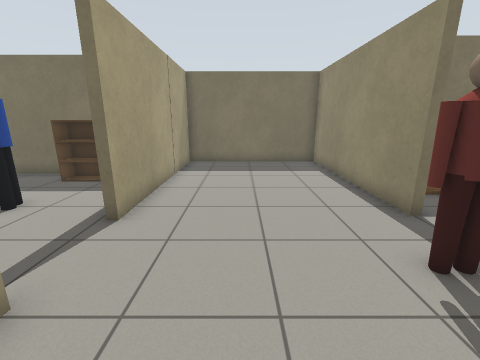
View 1 (above)

16 first-person views from a walk through a robot-simulator world made for Gazebo. The camera is 1.2 m above the floor, tilts 14° down and sees 90° across. The floor is counted in squares, 0.5 m on a side. Each view is taken from the middle of a square. On the plan, view 1 faces up. The plan holds only what a view shows up to about 16 squares ahead; the rest is blank. Simple patterns stand in for the simulator's built-in surfaces. Some stock models are drawn as simple stand-ins. Some surface patterns are stand-ins.

View 2
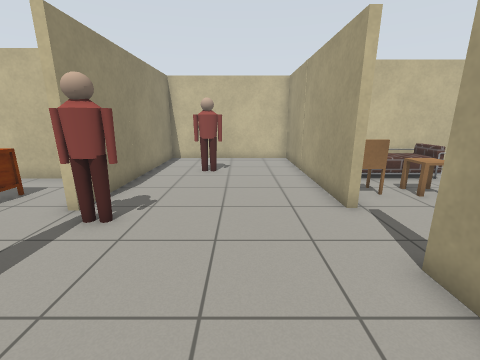

View 3
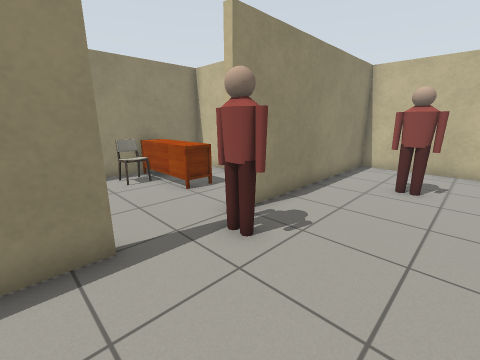

View 4
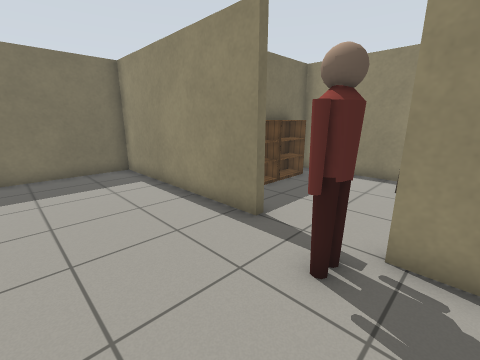

View 5
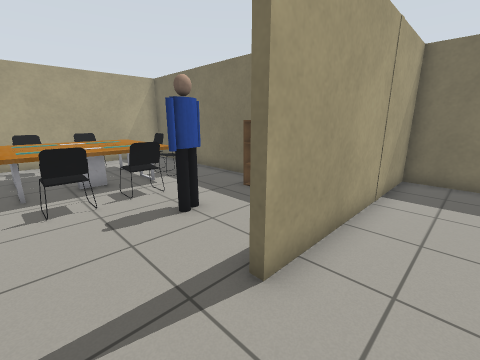

View 6
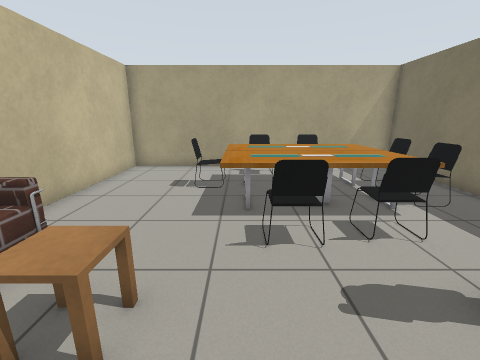

View 7
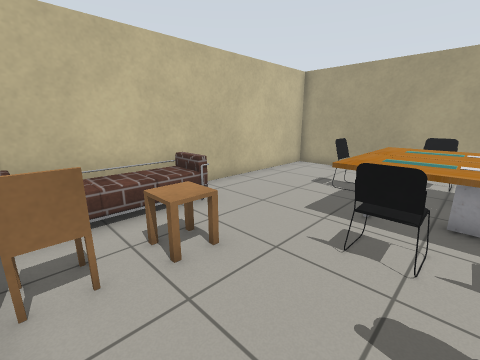

View 8
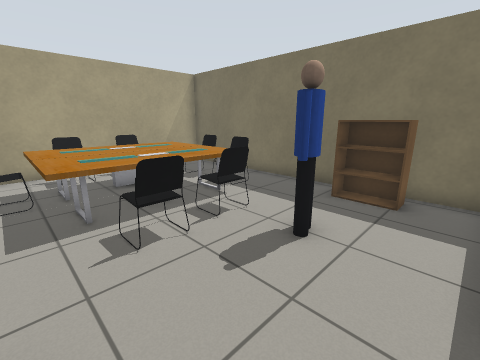

View 9
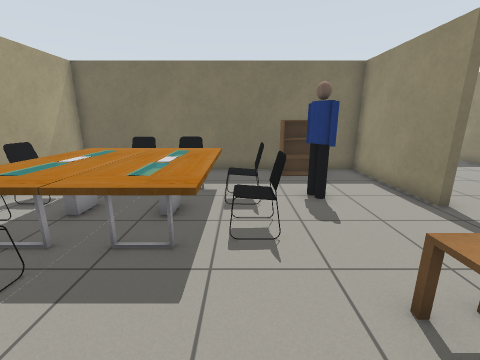

View 10
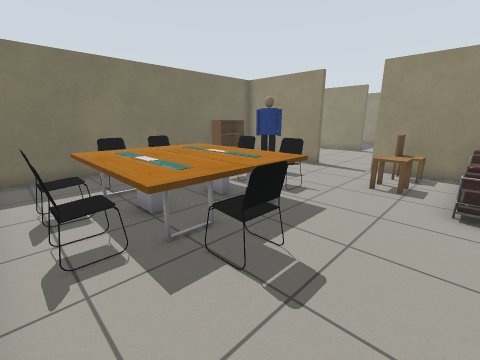

View 11
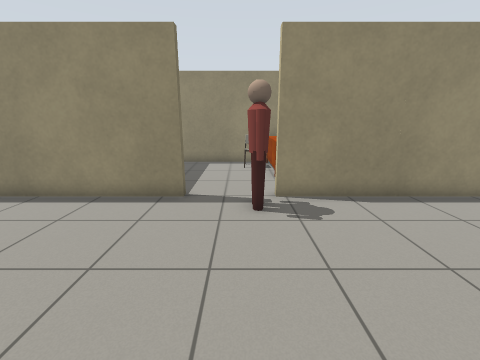

View 12
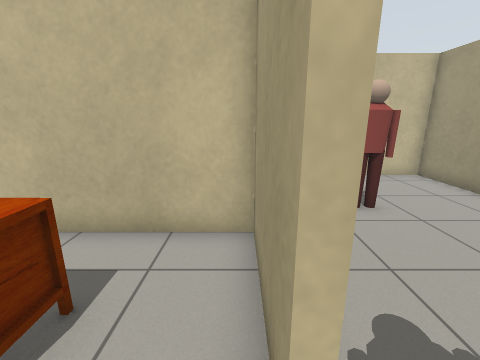

View 13
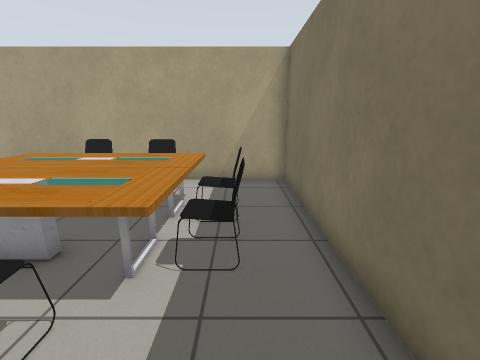

View 14
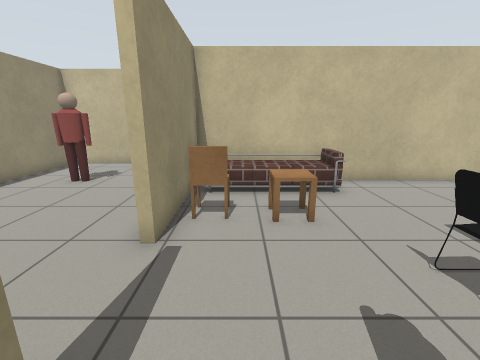

View 15
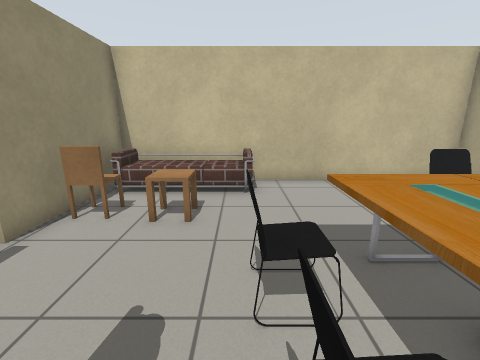

View 16
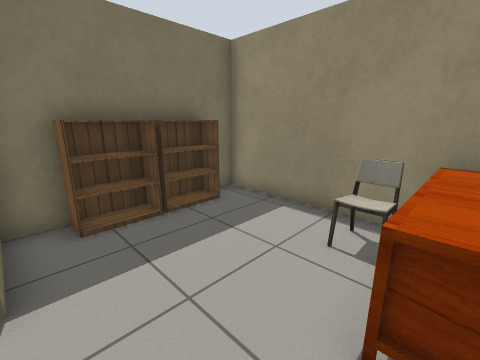

### Floor plan
Ten units are one square. View 1 is at (0, 0); x grows to the right and y downward. Boxes are objects, and circles mark ways between rooms. Rooms are numbered by the first view taken in them; rooms with no view inside come last. Other rooms are left out.
<svg viewBox="-172 -147 288 218">
<path fill="none" stroke="#000" d="M-30 -27 -30 66 44 66 44 -26M44 -57 44 -142 -30 -142 -30 -55M-30 -55 -33 -55 -33 -108 -167 -108 -167 26 -33 26 -33 -27M47 -26 47 9 111 9 111 -85 46 -85"/>
<rect x="5" y="15" width="20" height="20" fill="#bbb"><title>person</title></rect>
<rect x="25" y="-45" width="20" height="20" fill="#bbb"><title>person</title></rect>
<rect x="-155" y="-45" width="10" height="10" fill="#bbb"><title>chair</title></rect>
<rect x="-155" y="-65" width="10" height="10" fill="#bbb"><title>chair</title></rect>
<rect x="-145" y="-85" width="20" height="60" fill="#bbb"><title>table</title></rect>
<rect x="-135" y="-25" width="10" height="10" fill="#bbb"><title>chair</title></rect>
<rect x="-135" y="-95" width="10" height="20" fill="#bbb"><title>chair</title></rect>
<rect x="-125" y="-85" width="30" height="60" fill="#bbb"><title>table</title></rect>
<rect x="-115" y="-95" width="10" height="20" fill="#bbb"><title>chair</title></rect>
<rect x="-95" y="-45" width="20" height="10" fill="#bbb"><title>chair</title></rect>
<rect x="-95" y="-65" width="10" height="10" fill="#bbb"><title>chair</title></rect>
<rect x="-85" y="5" width="50" height="20" fill="#bbb"><title>sofa</title></rect>
<rect x="-75" y="-15" width="20" height="10" fill="#bbb"><title>side table</title></rect>
<rect x="-75" y="-75" width="20" height="20" fill="#bbb"><title>person</title></rect>
<rect x="-75" y="-105" width="20" height="10" fill="#bbb"><title>bookshelf</title></rect>
<rect x="-45" y="-15" width="10" height="10" fill="#bbb"><title>chair</title></rect>
<rect x="55" y="-85" width="20" height="10" fill="#bbb"><title>bookshelf</title></rect>
<rect x="65" y="-25" width="40" height="10" fill="#bbb"><title>chest of drawers</title></rect>
<rect x="75" y="-85" width="20" height="10" fill="#bbb"><title>bookshelf</title></rect>
<rect x="85" y="-45" width="20" height="20" fill="#bbb"><title>chair</title></rect>
<circle cx="-30" cy="-40" r="3" fill="#2a7"/>
<circle cx="40" cy="-40" r="3" fill="#2a7"/>
<text x="10" y="-30">1</text>
<text x="-100" y="-40">2</text>
<text x="70" y="-40">3</text>
</svg>
Room 1 opens to room 2. Room 1 opens to room 3.

Where each view was taken, in squares from view 1:
view 1: 0 up, 0 right, facing up
view 2: 9 up, 0 right, facing down
view 3: 7 up, 0 right, facing down-right
view 4: 2 up, 0 right, facing up-right
view 5: 3 up, 1 left, facing up-left
view 6: 3 up, 4 left, facing left
view 7: 5 up, 4 left, facing down-left
view 8: 2 up, 4 left, facing up-left
view 9: 1 down, 9 left, facing up
view 10: 1 down, 16 left, facing up-right
view 11: 4 up, 3 left, facing right
view 12: 4 up, 5 right, facing down
view 13: 9 up, 7 left, facing left
view 14: 7 up, 5 left, facing down
view 15: 7 up, 8 left, facing down
view 16: 2 up, 5 right, facing up-right
